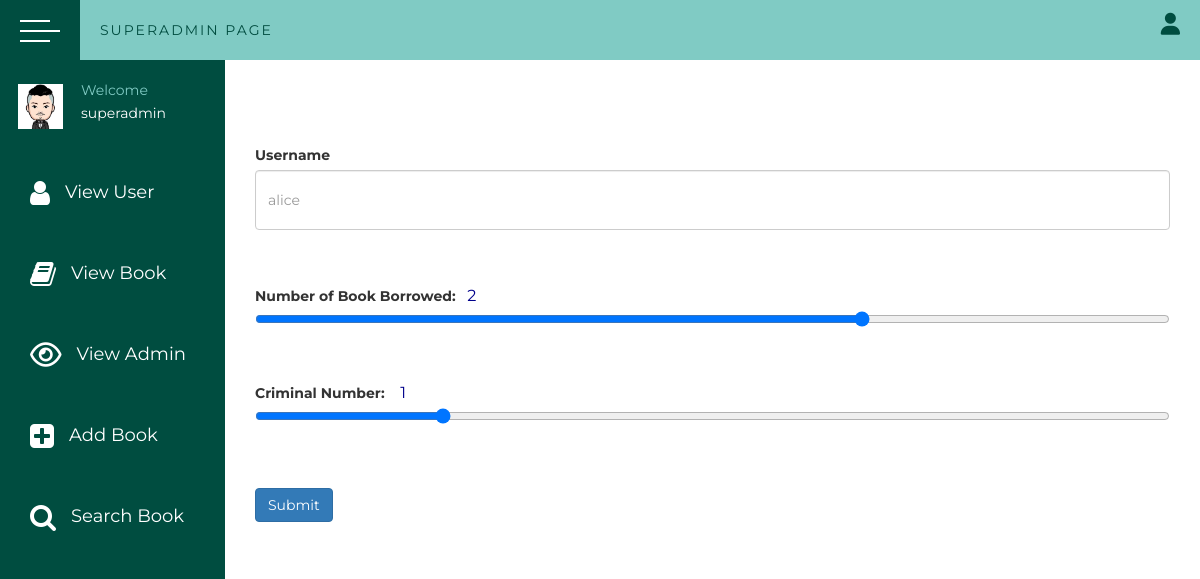
Page /supAdminEditUser/1 on the committed database.
### app/models.py (models this page shows, shortened)
class User(UserMixin, db.Model):
    __tablename__ = 'User'
    id = db.Column(db.Integer, primary_key=True)
    userName = db.Column(db.String(200), index=True, unique=True)
    password_hash = db.Column(db.String(128))
    bookCount = db.Column(db.Integer)
    criminalRecord = db.Column(db.Integer)
    firstBorrowBookId = db.Column(db.Integer)
    secondBorrowBookId = db.Column(db.Integer)
    thirdBorrowBookId = db.Column(db.Integer)
    @property
    def password(self):
        raise AttributeError('password is not a readable attribute')

### app/views.py (the view, shortened to what this page needs)
@app.route('/supAdminEditUser/<id>', methods=['GET', 'POST'])
def supAdminEditUser(id):
    app.logger.info('info log')
    user = User.query.filter_by(id=id).first()
    form = editUser()
    usernameTemp = user.userName
    bookCountTemp = user.bookCount
    crimialTemp = user.criminalRecord
    if user.bookCount is None or user.criminalRecord is None:
        user.bookCount = 0
        user.criminalRecord = 0
    return render_template('superAdminEditUser.html',
                           form=form,
                           supadminname='superadmin',
                           user=user)

### app/forms.py
class editUser(Form):
    userName = StringField('Enter your username')
    borrowBook = IntegerField('How many books did you borrow')
    criminalNumber = IntegerField('The number of you get out of line')

### app/templates/superAdminEditUser.html (shortened to what this page needs)
{% extends 'superAdminBasePage.html' %}
{% block EditUser %}
    <form action="#" method="post">
        <div class="form-group floating-control-group" style="margin-top: 6%">
            <label for="txtFloatingPassword">Username</label>
            <input name="username" type="text" placeholder={{ user.userName }} class="form-control"
                   style="height: 60px">
        </div>
        <div class="form-group floating-control-group" style="margin-top: 6%">
            <label for="txtFloatingPassword">Number of Book Borrowed:&nbsp;&nbsp;</label>
            <span id="value1" style="font-size: medium;color: darkblue">{{ user.bookCount }}</span>
            <input type="range" name="borrowbook" min="0" max="3" id="range1" oninput="change1()" onchange="change1()"
                   value={{ user.bookCount }}>
        </div>
        <div class="form-group floating-control-group" style="margin-top: 6%">
            <label for="txtFloatingPassword">Criminal Number: &nbsp;&nbsp;</label>
            <span id="value2" style="font-size: medium;color: darkblue">{{ user.criminalRecord }}</span>
            <input type="range" name="criminal" min="0" max="5" id="range2" oninput="change2()" onchange="change2()"
                   value={{ user.criminalRecord }}>
        </div>
        <button type="submit" class="btn btn-primary" style="margin-top: 5%;">Submit</button>
    </form>
{% endblock %}

### app/static/secondBaseStyles.css (style rules this page uses)
* { margin: 0; padding: 0; list-style: none; box-sizing: border-box; text-decoration: none; font-family: 'Montserrat', sans-serif; }

### rows in the picture
User: username "alice", bookCount "2", borrowbook "2", criminalRecord "1", criminal "1"

### other values in the picture
{{ supadminname }} "superadmin"
